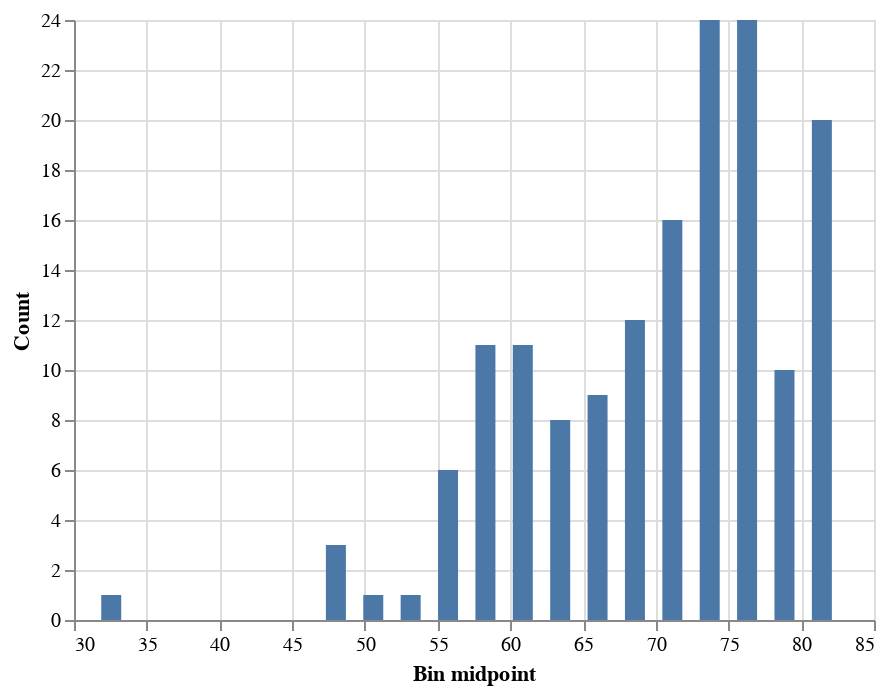

The cell this chart's notebook holds for it:
### Markdown cell above
And finally, step 3:

### Code cell
# plot histogram
alt.Chart(histdata).mark_bar(width = 10).encode(
    x = 'Bin midpoint',
    y = alt.Y('Life Expectancy', title = 'Count')
)

### Figure 1 — Vega-Lite specification as saved in the notebook (floating-point values rounded to 4 significant figures)
{"config": {"view": {"continuousWidth": 400, "continuousHeight": 300}}, "data": {"name": "data-378e6cb2f8168c0282a4933937c7a52d"}, "mark": {"type": "bar", "width": 10}, "encoding": {"x": {"field": "Bin midpoint", "type": "quantitative"}, "y": {"field": "Life Expectancy", "title": "Count", "type": "quantitative"}}, "$schema": "https://vega.github.io/schema/vega-lite/v4.17.0.json", "datasets": {"data-378e6cb2f8168c0282a4933937c7a52d": [{"Life Expectancy": 1, "Bin midpoint": 32.56}, {"Life Expectancy": 0, "Bin midpoint": 35.16}, {"Life Expectancy": 0, "Bin midpoint": 37.72}, {"Life Expectancy": 0, "Bin midpoint": 40.3}, {"Life Expectancy": 0, "Bin midpoint": 42.86}, {"Life Expectancy": 0, "Bin midpoint": 45.44}, {"Life Expectancy": 3, "Bin midpoint": 48.0}, {"Life Expectancy": 1, "Bin midpoint": 50.58}, {"Life Expectancy": 1, "Bin midpoint": 53.14}, {"Life Expectancy": 6, "Bin midpoint": 55.72}, {"Life Expectancy": 11, "Bin midpoint": 58.28}, {"Life Expectancy": 11, "Bin midpoint": 60.86}, {"Life Expectancy": 8, "Bin midpoint": 63.42}, {"Life Expectancy": 9, "Bin midpoint": 66.0}, {"Life Expectancy": 12, "Bin midpoint": 68.56}, {"Life Expectancy": 16, "Bin midpoint": 71.13}, {"Life Expectancy": 24, "Bin midpoint": 73.7}, {"Life Expectancy": 24, "Bin midpoint": 76.28}, {"Life Expectancy": 10, "Bin midpoint": 78.84}, {"Life Expectancy": 20, "Bin midpoint": 81.41}]}}
